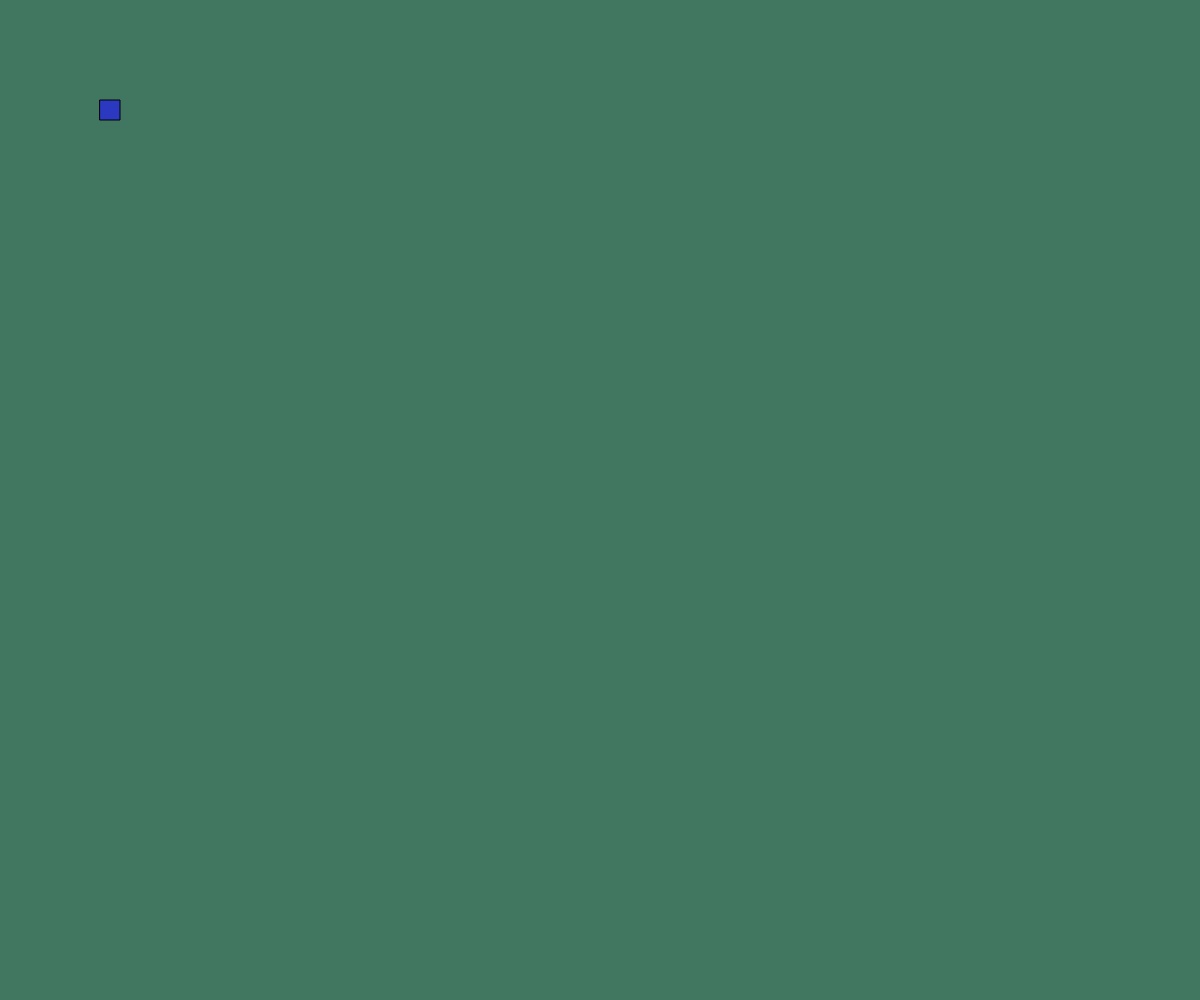
Frame 1 (no input)
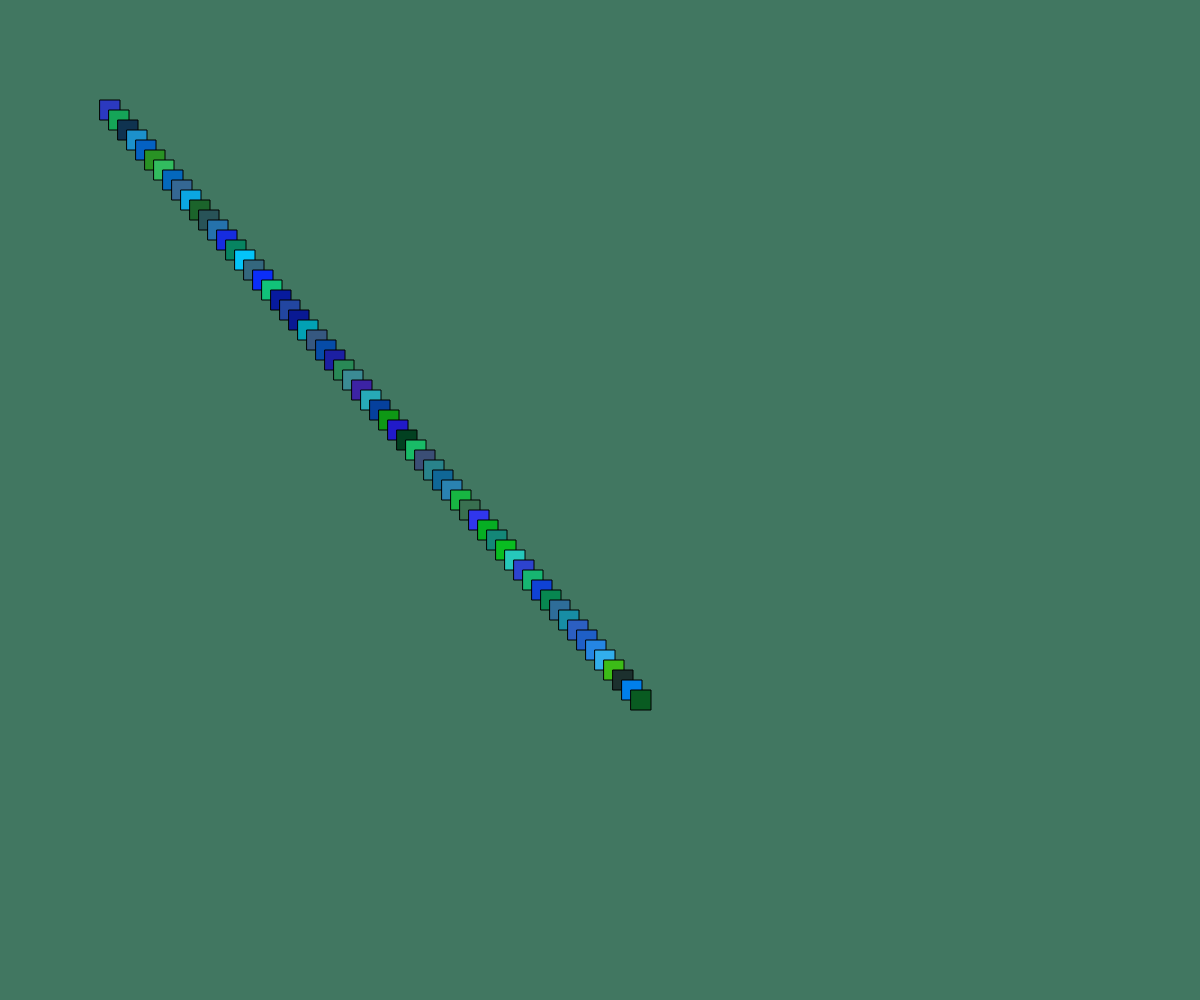
Frame 60 (no input)
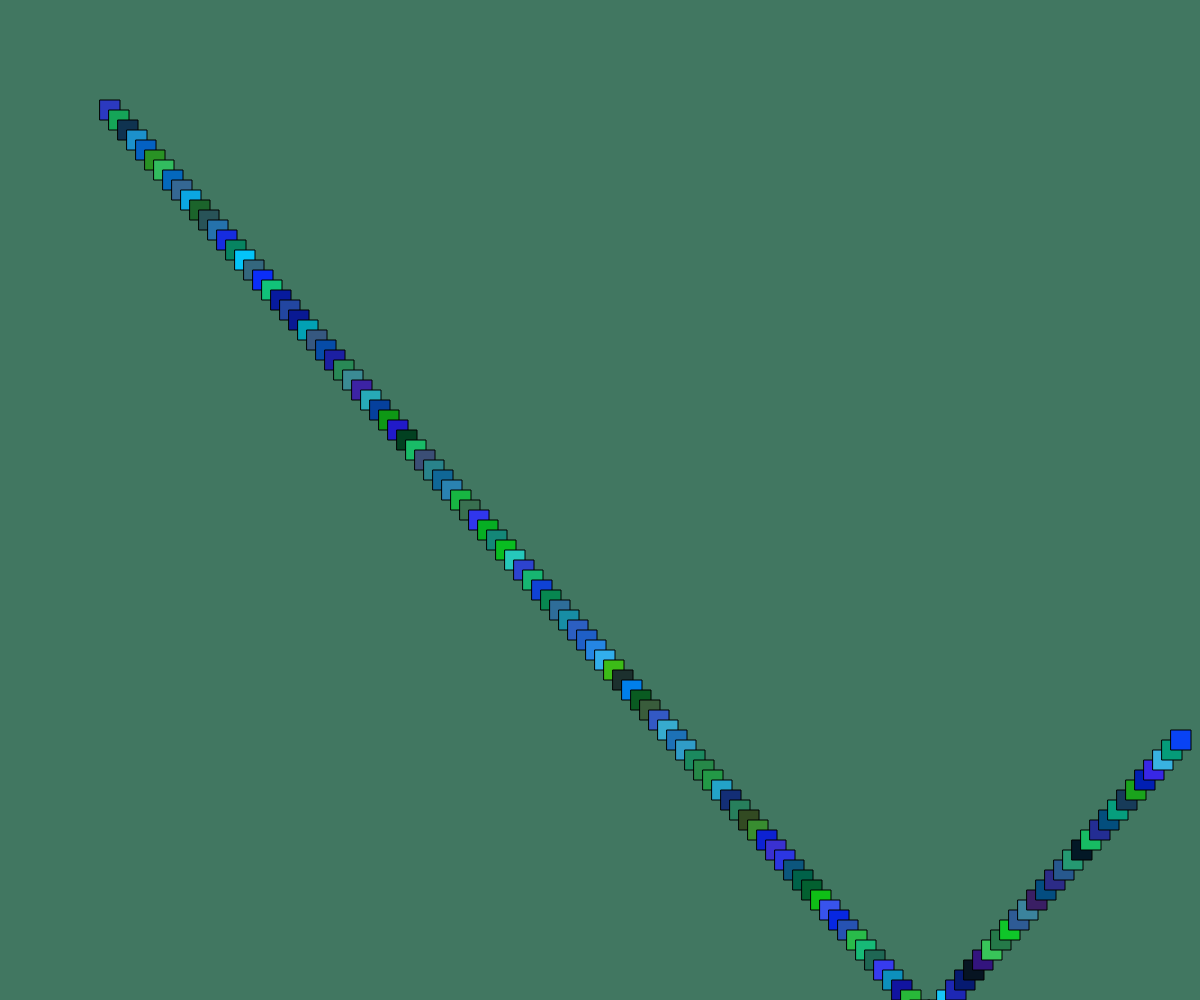
Frame 120 (the mouse pressed at the canvas centre since frame 60)

The p5.js sketch that drew these frames (run headless with seeded random() and noise() and a simulated clock; from frame 60 on, the mouse is pressed at the canvas centre):

// p5.js sketch
// ── sketch.js

var x = 100;
var y = 100;
var xspeed = 9;
var yspeed = 10;


function setup() {
  createCanvas(windowWidth, windowHeight);
  background (65, 119, 97);

}

function draw() {

	//distance from center of the screen
  	fill (random(0, 60), random(200, 20), random(20, 250));
  	rect (x, y, 20,20);

  	//bouncing horizontally
 	 x = x + xspeed;
  	
  	 if (x > windowWidth || x < 0)  {
     	xspeed = -xspeed;
  	}

  	//bouncing veritcally≠
  	y = y + yspeed;

  	if (y > windowHeight || y < 0) {
	 	  yspeed = -yspeed;
  	}

}
